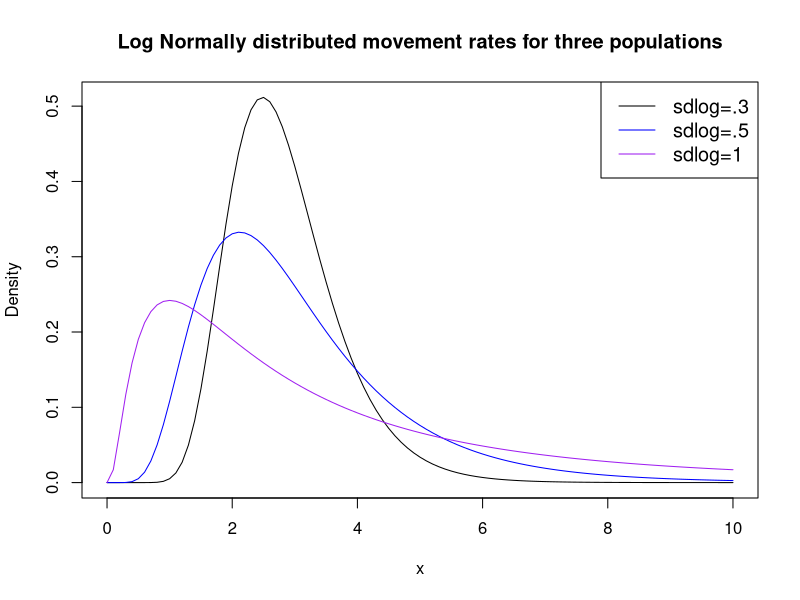
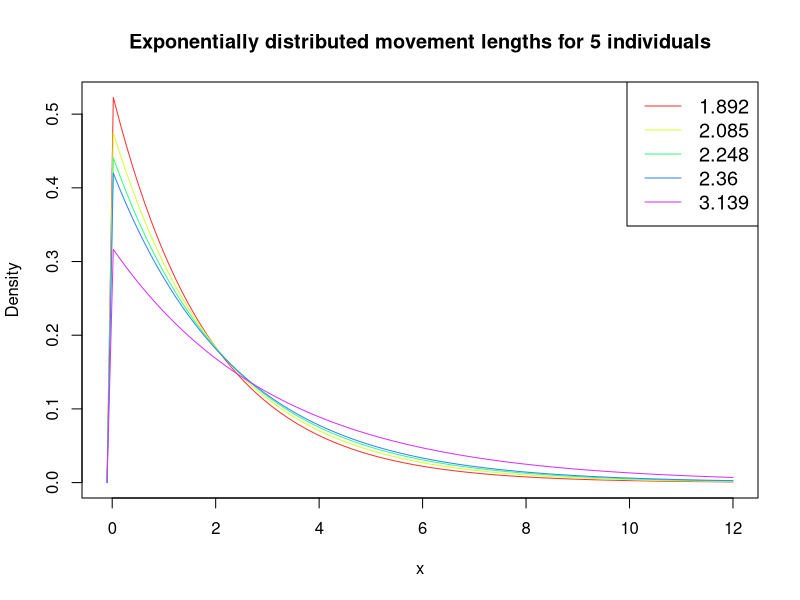
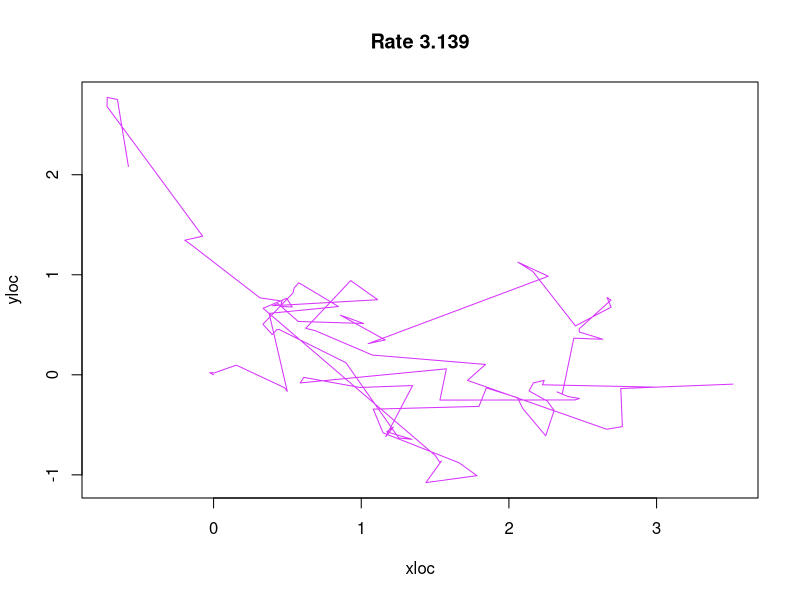
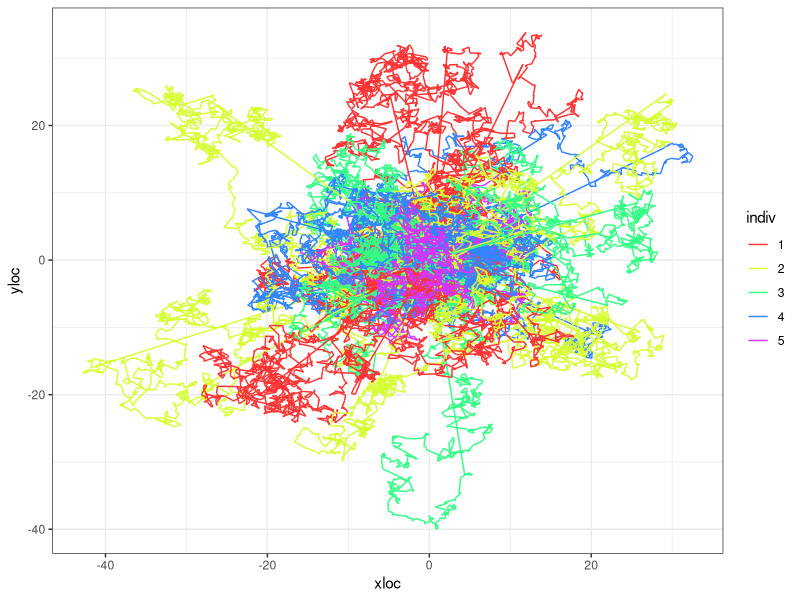
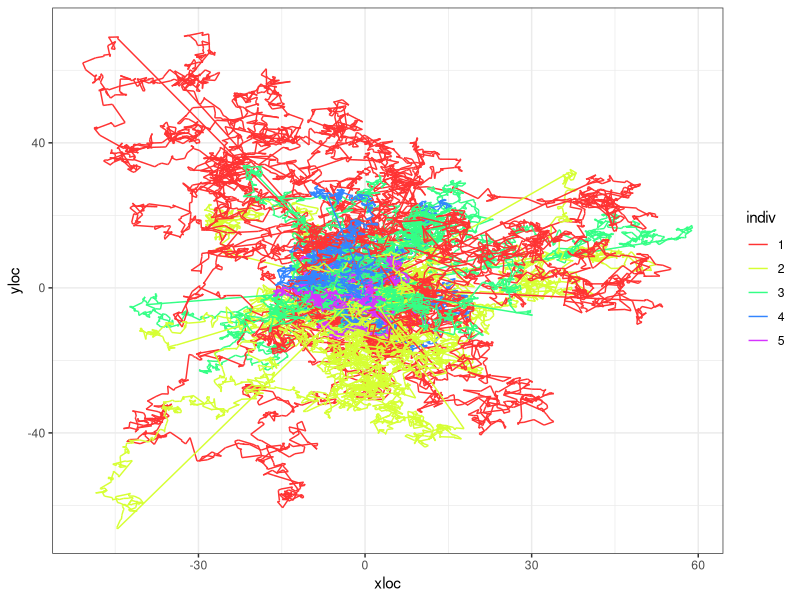
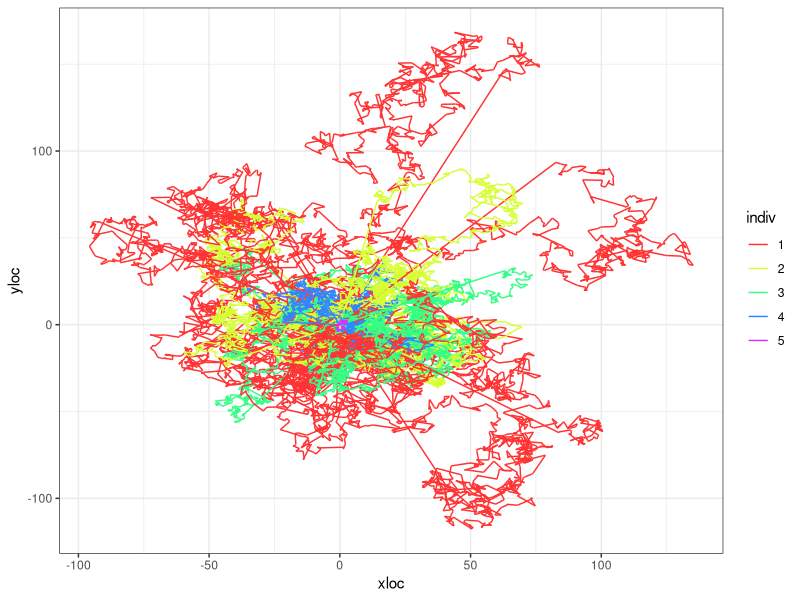

Reproduce these figures in R, in order.
## ---- chunk 1
knitr::opts_chunk$set(echo = TRUE)
## ---- chunk 2
library(dplyr)
library(ggplot2)
## ---- chunk 3
mycols <- c("black", "blue", "purple")
#create density plots
curve(dlnorm(x, meanlog=1, sdlog=.3), from=0, to=10, col=mycols[1],
      main = 'Log Normally distributed movement rates for three populations', #add title
      ylab = 'Density', #change y-axis label
      )
curve(dlnorm(x, meanlog=1, sdlog=.5), from=0, to=10, col=mycols[2], add=TRUE)
curve(dlnorm(x, meanlog=1, sdlog=1), from=0, to=10, col=mycols[3], add=TRUE)

#add legend
legend("topright", legend=c("sdlog=.3", "sdlog=.5", "sdlog=1"),
       col=mycols, lty=1, cex=1.2)
## ---- chunk 4
m_1 <- sort(round(rlnorm(5, meanlog = 1, sdlog = 0.3),3))
m_2 <- sort(round(rlnorm(5, meanlog = 1, sdlog = 0.5),3))
m_3 <- sort(round(rlnorm(5, meanlog = 1, sdlog = 1),3))
## ---- chunk 5

mycols <- rainbow(5, s=0.8)

range <- c(-0.1,12)
#create density plots
curve(dexp(x, 1/m_1[1]), 
      from=range[1], to=range[2], 
      col=mycols[1],
      main = 'Exponentially distributed movement lengths for 5 individuals', #add title
      ylab = 'Density', #change y-axis label
      )
for(i in 2:5){
  curve(dexp(x, 1/m_1[i]), 
        from=range[1], to=range[2],
        col=mycols[i], add=TRUE)
}

#add legend
legend("topright", legend= m_1,
       col=mycols, lty=1, cex=1.2)
## ---- chunk 6
t <- 100 # Number of time steps
individual <- 5

tru.rate <- m_1[individual] # In case I want to do scale 1/rate
movedist <- rexp(t, rate = tru.rate)
angle <- runif(t, min = 0, max = 360)
distx <- movedist*cos(angle)
xloc <- c(0, cumsum(distx))
disty <- movedist*sin(angle)
yloc <- c(0, cumsum(disty))
animalTraj <- data.frame(time = 0:t, xloc = xloc, yloc = yloc)

plot(x = xloc, y = yloc, col = mycols[individual], type = "l", main = paste("Rate", tru.rate))

## ---- chunk 7
sim_movement <- function(prm, t = 1000, plot.it = TRUE, return.data.frame = FALSE){
  tru.rate <- round(prm, 3)
  movedist <- rexp(t, rate = tru.rate)
  angle <- runif(t, min = 0, max = 360)
  distx <- movedist*cos(angle)
  xloc <- c(0, cumsum(distx))
  disty <- movedist*sin(angle)
  yloc <- c(0, cumsum(disty))
  animalTraj <- data.frame(time = 0:t, xloc = xloc, yloc = yloc)
  if(plot.it == TRUE){
    plot(x = xloc, y = yloc, type = "l", main = paste("Rate=",tru.rate))
  }
  if(return.data.frame == TRUE){
    return(animalTraj)
  }
}
## ---- chunk 8

df <- NULL

for(j in 1:individual){
  for(k in 1:10){
  a <- sim_movement(m_1[j], plot.it = FALSE, return.data.frame = TRUE) %>% 
    mutate(indiv = as.factor(j),
           run = paste("r_", k))
  df <- rbind.data.frame(df, a)
}
}
  

df %>% 
  ggplot(., aes(x = xloc, y=yloc, group = run, color = indiv)) +
  geom_path() +
  scale_color_manual(values = mycols) +
  theme_bw()
## ---- chunk 9

df <- NULL

for(j in 1:individual){
  for(k in 1:10){
  a <- sim_movement(m_2[j], plot.it = FALSE, return.data.frame = TRUE) %>% 
    mutate(indiv = as.factor(j),
           run = paste("r_", k))
  df <- rbind.data.frame(df, a)
}
}
  

df %>% 
  ggplot(., aes(x = xloc, y=yloc, group = run, color = indiv)) +
  geom_path() +
  scale_color_manual(values = mycols) +
  theme_bw()
## ---- chunk 10

df <- NULL

for(j in 1:individual){
  for(k in 1:10){
  a <- sim_movement(m_3[j], plot.it = FALSE, return.data.frame = TRUE) %>% 
    mutate(indiv = as.factor(j),
           run = paste("r_", k))
  df <- rbind.data.frame(df, a)
}
}
  

df %>% 
  ggplot(., aes(x = xloc, y=yloc, group = run, color = indiv)) +
  geom_path() +
  scale_color_manual(values = mycols) +
  theme_bw()
